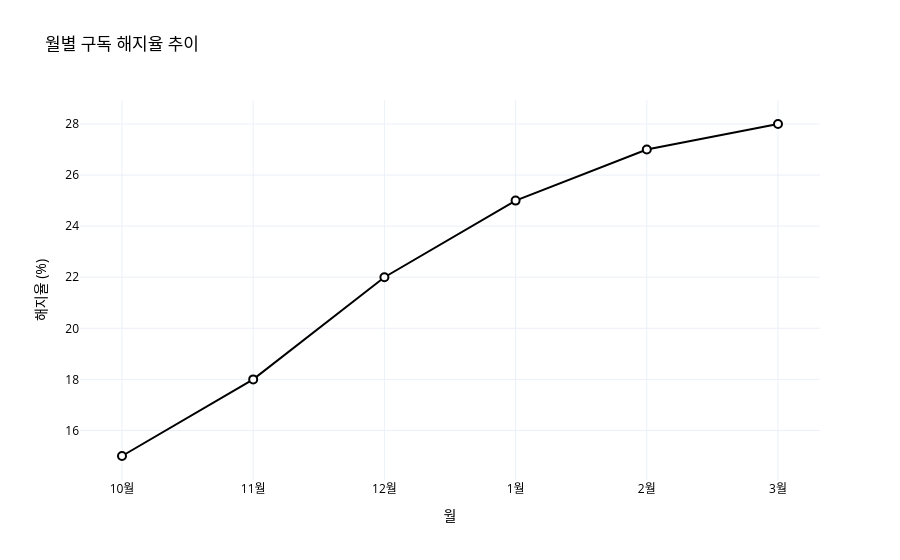
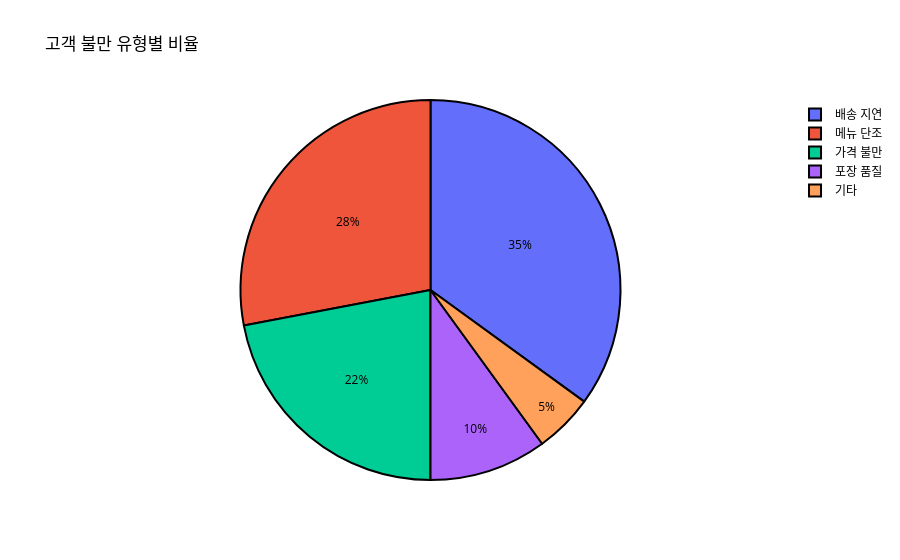

The code cell stored with these charts, in order, in its notebook:
### Markdown cell above
---

## 과제 2. 6단계 기획 프로세스 적용 (8점)

```
1. 문제 정의  →  2. 원인 분석  →  3. 대안 개발
→  4. 의사결정  →  5. 실행  →  6. 학습
```

### 요구사항

1. **(3점)** 제공된 데이터를 시각화하세요:
   - (a) 월별 해지율 추이 라인 차트
   - (b) 불만 유형 비율 파이 차트

2. **(5점)** 6단계 프로세스 중 **1~4단계**를 아래 양식에 작성하세요:
   - 1단계(문제 정의): 핵심 문제를 1~2문장으로
   - 2단계(원인 분석): 데이터에서 확인되는 원인 2개
   - 3단계(대안 개발): 해결 대안 3개
   - 4단계(의사결정): 가장 효과적인 대안 1개 선택 + 이유

### Code cell
# ✏️ 과제 2-1: 시각화
# (a) 월별 해지율 라인 차트
fig_line = go.Figure()
fig_line.add_trace(go.Scatter(
    x=monthly['월'],
    y=monthly['해지율_pct'],
    mode='lines+markers',
    name='해지율(%)',
    line=dict(color='black', width=2),
    marker=dict(size=8, color='white', line=dict(color='black', width=2))
))

fig_line.update_layout(
    title='월별 구독 해지율 추이',
    xaxis_title='월',
    yaxis_title='해지율 (%)',
    template='plotly_white',
    font=dict(color='black'),
    hovermode='x unified'
)
fig_line.show()

# (b) 불만 유형 비율 파이 차트
fig_pie = go.Figure(data=[go.Pie(
    labels=complaint['불만유형'],
    values=complaint['비율_pct'],
    marker=dict(line=dict(color='black', width=2)),
    textfont=dict(color='black')
)])

fig_pie.update_layout(
    title='고객 불만 유형별 비율',
    font=dict(color='black')
)
fig_pie.show()

print("✓ 시각화 완료: 해지율 추이와 불만 유형 분포를 확인했습니다.")

### Figure 1 — Plotly figure (JSON) as saved in the notebook; plotly's stock layout.template omitted (floating-point values rounded to 4 significant figures)
{"data": [{"line": {"color": "black", "width": 2}, "marker": {"color": "white", "line": {"color": "black", "width": 2}, "size": 8}, "mode": "lines+markers", "name": "해지율(%)", "type": "scatter", "x": ["10월", "11월", "12월", "1월", "2월", "3월"], "y": [15, 18, 22, 25, 27, 28]}], "layout": {"font": {"color": "black"}, "hovermode": "x unified", "title": {"text": "월별 구독 해지율 추이"}, "xaxis": {"title": {"text": "월"}}, "yaxis": {"title": {"text": "해지율 (%)"}}}}

### Figure 2 — Plotly figure (JSON) as saved in the notebook; plotly's stock layout.template omitted (floating-point values rounded to 4 significant figures)
{"data": [{"labels": ["배송 지연", "메뉴 단조", "가격 불만", "포장 품질", "기타"], "marker": {"line": {"color": "black", "width": 2}}, "textfont": {"color": "black"}, "type": "pie", "values": [35, 28, 22, 10, 5]}], "layout": {"font": {"color": "black"}, "title": {"text": "고객 불만 유형별 비율"}}}
